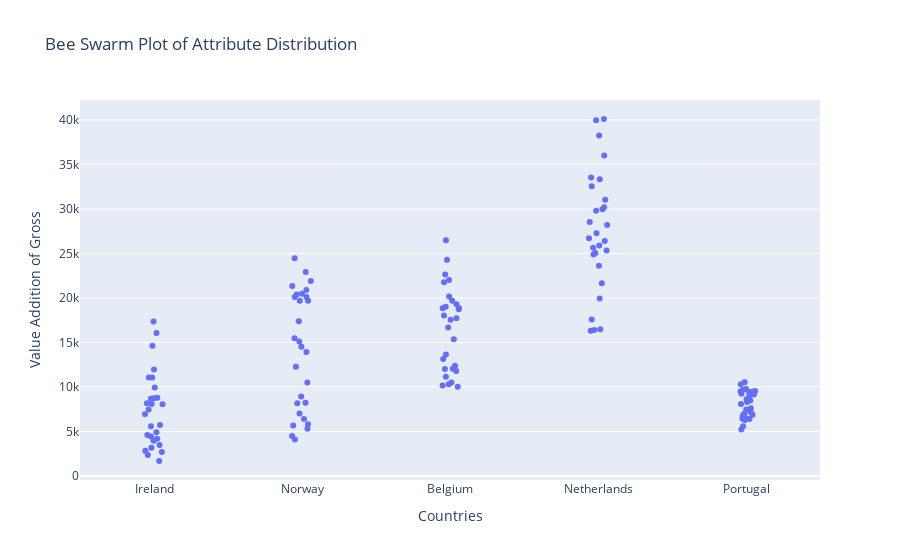

Source (notebook cell):
### Markdown cell above
- I intend to create an interactive line chart featuring multiple countries. This will enable me to select the specific countries for which I want to observe the trends.

### Code cell
# Create a copy of the DataFrame with the appropriate data types
swarm_data = eustat_T.copy()

# Reset the index to convert the "Year" to a column
swarm_data.reset_index(drop=False, inplace=True)

# Reshape the data to long format
swarm_data_long = swarm_data.melt(id_vars='index', var_name='Country', value_name='Value')

# Format the "Year" column as a string
swarm_data_long['index'] = swarm_data_long['index'].dt.strftime('%Y-%m-%d')

# Create the bee swarm plot using Plotly Express
fig = px.strip(swarm_data_long, x='Country', y='Value', title='Bee Swarm Plot of Attribute Distribution',
               hover_data={'Country': False, 'Value': ':.2f', 'index': True},
               labels={'Country': 'Countries', 'Value': 'Value Addition of Gross', 'index': 'Year'})

# Show the bee swarm plot
fig.show()

### Figure 1 — Plotly figure (JSON) as saved in the notebook; plotly's stock layout.template omitted (floating-point values rounded to 4 significant figures; data arrays with more than 128 entries replaced by an {"elided": "..."} marker saying what was removed)
{"data": [{"alignmentgroup": "True", "boxpoints": "all", "customdata": {"elided": "140x1 str values"}, "fillcolor": "rgba(255,255,255,0)", "hoveron": "points", "hovertemplate": "Value Addition of Gross=%{y:.2f}<br>Year=%{customdata[0]}<extra></extra>", "legendgroup": "", "line": {"color": "rgba(255,255,255,0)"}, "marker": {"color": "#636efa"}, "name": "", "offsetgroup": "", "orientation": "v", "pointpos": 0, "showlegend": false, "type": "box", "x": {"elided": "140 str values"}, "x0": " ", "xaxis": "x", "y": {"elided": "140 float values"}, "y0": " ", "yaxis": "y"}], "layout": {"boxmode": "group", "legend": {"tracegroupgap": 0}, "title": {"text": "Bee Swarm Plot of Attribute Distribution"}, "xaxis": {"anchor": "y", "domain": [0, 1], "title": {"text": "Countries"}}, "yaxis": {"anchor": "x", "domain": [0, 1], "title": {"text": "Value Addition of Gross"}}}}
